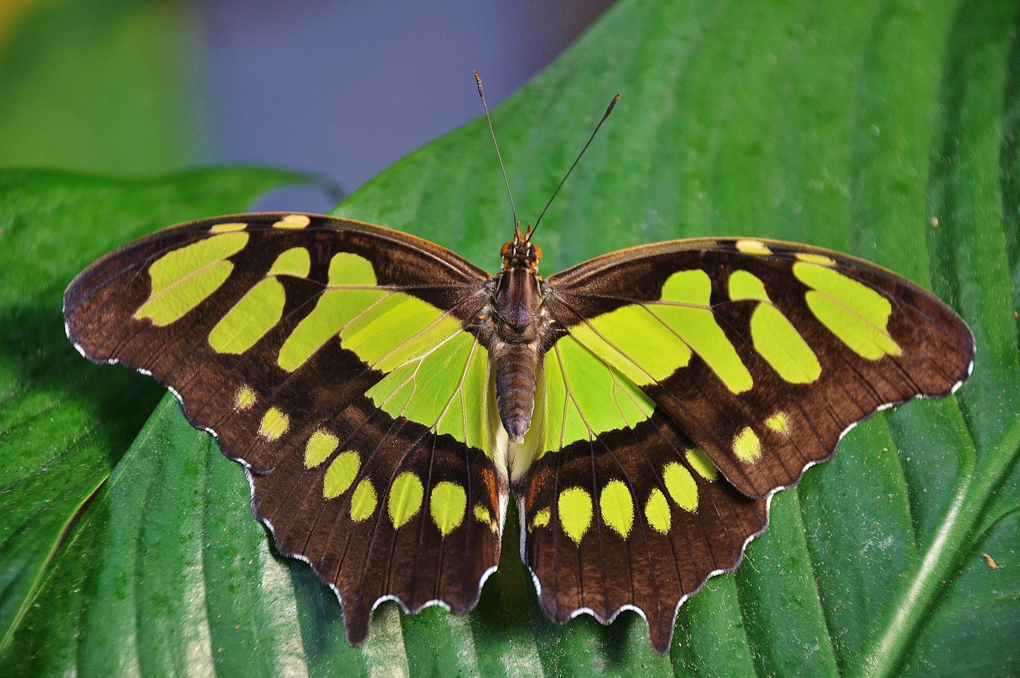
#> input picture assets/0829x2.png, 1020 x 678 px
$ python -i quard_image.py   (imports and definitions only)
#> lines starting #> are read from the running program, lines starting #| are printed output that depends on the picture
import numpy as np
from PIL import Image, ImageFilter
import matplotlib.pyplot as plt
import time
from collections import deque

from scipy.spatial import Delaunay
import cv2


# Define quadtree node class
class QuadTreeNode:
    # [5 lines left out: function __init__, not called in this run]


def load_image(image_path):
#> called with image_path = 'assets/0829x2.png'
    image = Image.open(image_path)
#> image is the input picture: PIL image 1020x678 RGB; mean R, G, B 85.4, 110.1, 59.4
    # Add a GaussianBlur
    image = image.filter(ImageFilter.GaussianBlur(1))
    ori_size = image.size
#> ori_size = (1020, 678)
    max_size = max(image.size)
#> max_size = 1020
    ori_image = image.copy()
    # Ensure the image is square
    image = image.crop((0, 0, max_size, max_size))
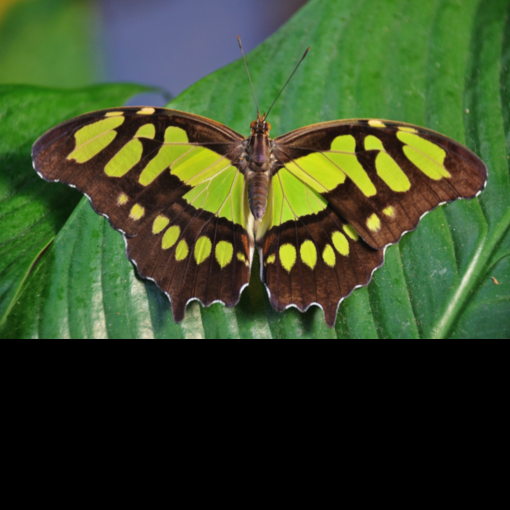
#> image: PIL image 1020x1020 RGB (shown at 1/2 size); mean R, G, B 56.4, 72.9, 39.2
    return np.array(image) / 255.0, ori_size, ori_image


# [9 lines left out: function min_bounding_ellipse, not called in this run]


class QuardImage:
    # [24 lines left out: functions __init__, pre_compute, query_std, not called in this run]

    def get_dynamic_threshold(self, x):
        # return -0.0003021 * x + 0.0312084  # x = 100  y=0.001; x = 4  y = 0.03
        return -0.0001979 * x + 0.0207916 # x = 100  y=0.001; x = 4  y = 0.02
        # return -0.00009375 * x + 0.010375  # x = 100  y=0.001; x = 4  y = 0.01

    # [82 lines left out: functions is_uniform, split, compute_triangle_area, not called in this run]

    def compute_ellipse_area(self, axes):
        a, b = axes
        return np.pi * a * b

    # [120 lines left out: functions point_in_triangle, post_process, post_process_triangle, show_triangle_and_ellipses, not called in this run]

>>> result = load_image('assets/0829x2.png')
